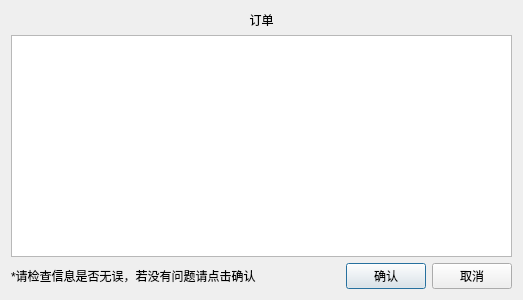
<?xml version="1.0" encoding="UTF-8"?>
<ui version="4.0">
 <class>BookDlg</class>
 <widget class="QDialog" name="BookDlg">
  <property name="geometry">
   <rect>
    <x>0</x>
    <y>0</y>
    <width>523</width>
    <height>300</height>
   </rect>
  </property>
  <property name="windowTitle">
   <string>Book</string>
  </property>
  <layout class="QVBoxLayout" name="verticalLayout_2">
   <item>
    <layout class="QVBoxLayout" name="verticalLayout">
     <item>
      <widget class="QLabel" name="label">
       <property name="text">
        <string>订单</string>
       </property>
       <property name="alignment">
        <set>Qt::AlignCenter</set>
       </property>
      </widget>
     </item>
     <item>
      <widget class="QTextBrowser" name="textBrowser"/>
     </item>
     <item>
      <layout class="QHBoxLayout" name="horizontalLayout">
       <item>
        <widget class="QLabel" name="label_2">
         <property name="text">
          <string>*请检查信息是否无误，若没有问题请点击确认</string>
         </property>
        </widget>
       </item>
       <item>
        <spacer name="horizontalSpacer">
         <property name="orientation">
          <enum>Qt::Horizontal</enum>
         </property>
         <property name="sizeHint" stdset="0">
          <size>
           <width>40</width>
           <height>20</height>
          </size>
         </property>
        </spacer>
       </item>
       <item>
        <widget class="QPushButton" name="pushButton">
         <property name="text">
          <string>确认</string>
         </property>
        </widget>
       </item>
       <item>
        <widget class="QPushButton" name="pushButton_2">
         <property name="text">
          <string>取消</string>
         </property>
        </widget>
       </item>
      </layout>
     </item>
    </layout>
   </item>
  </layout>
 </widget>
 <resources/>
 <connections/>
</ui>
